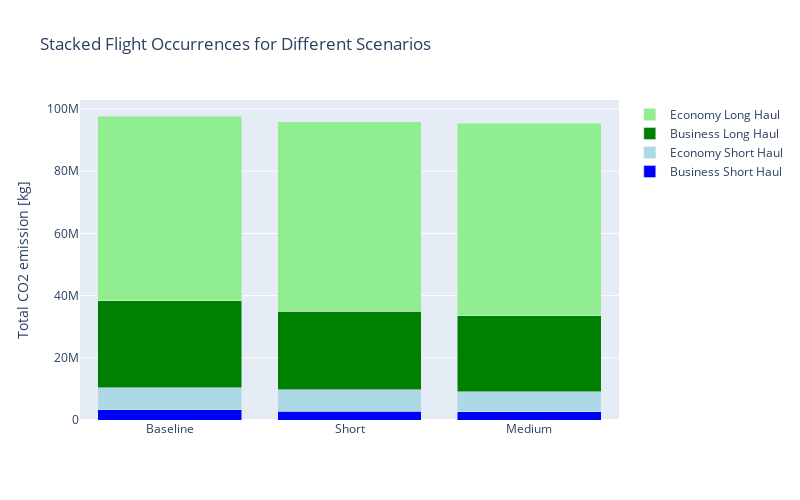

Here is the notebook cell this chart was saved with:
### Code cell
# Define offset for annotation
annotation_offset = 10

# Example data
business_short_haul = [baseline_short_business, change_short_business, change_short_business_new]  # Occurrences for BSH: Baseline, Short, Medium
economy_short_haul = [baseline_short_economy, change_short_economy, change_short_economy_new]  # Occurrences for ESH: Baseline, Short, Medium
business_long_haul = [baseline_long_business, change_long_business, change_long_business_new]  # Occurrences for BSH: Baseline, Short, Medium
economy_long_haul = [baseline_long_economy, change_long_economy, change_long_economy_new]  # Occurrences for ESH: Baseline, Short, Medium
scenarios = ['Baseline', 'Short', 'Medium']

# Calculate total at the top of each column
total_baseline = baseline_short_business + baseline_short_economy + baseline_long_business + baseline_long_economy
total_short = change_short_business + change_short_economy + change_long_business + change_long_economy
total_medium = change_short_business_new + change_short_economy_new + change_long_business_new + change_long_economy_new

# Calculate total CO2 reduction
total_reduction_short = total_baseline - total_short
total_reduction_medium = total_short - total_medium

# Define the width of the bars
bar_width = 0.35

# Set the positions of the bars on the x-axis
x = np.arange(len(scenarios))

# Plotting
fig = go.Figure()

fig.add_trace(go.Bar(x=x, y=business_short_haul, name='Business Short Haul', marker_color='blue'))
fig.add_trace(go.Bar(x=x, y=economy_short_haul, name='Economy Short Haul', marker_color='lightblue'))
fig.add_trace(go.Bar(x=x, y=business_long_haul, name='Business Long Haul', marker_color='green'))
fig.add_trace(go.Bar(x=x, y=economy_long_haul, name='Economy Long Haul', marker_color='lightgreen'))

# # Displaying reduction as total CO2 reduction
# for i in range(1, len(scenarios)):
#     reduction_percentage = (total_reduction_short / total_baseline) * 100 if scenarios[i] == 'Short' else (total_reduction_medium / total_short) * 100
#     rounded_percentage = round(reduction_percentage, 2)
#     fig.add_annotation(x=x[i], y=sum([business_short_haul[i], economy_short_haul[i], business_long_haul[i], economy_long_haul[i]]) + 5,
#                        text=f"Total reduction: {rounded_percentage}%",
#                        showarrow=False, xanchor='center', yanchor='bottom')

# # Displaying reduction as total CO2 reduction
# for i in range(1, len(scenarios)):
#     reduction_percentage_short = (1 - total_reduction_short / total_baseline) * 100 if scenarios[i] == 'Short' else (1 - total_reduction_medium / total_short) * 100
#     rounded_percentage_short = round(reduction_percentage_short, 2)
    
#     reduction_percentage_long = (1 - total_reduction_long / total_baseline) * 100 if scenarios[i] == 'Medium' else (1 - total_reduction_medium / total_medium) * 100
#     rounded_percentage_long = round(reduction_percentage_long, 2)
    
#     fig.add_annotation(x=i, y=sum([business_short_haul[i], economy_short_haul[i], business_long_haul[i], economy_long_haul[i]]) + annotation_offset,
#                        text=f"Total reduction: {rounded_percentage_short}% (Short), {rounded_percentage_long}% (Long)",
#                        showarrow=False, xanchor='center', yanchor='bottom')


# Adding labels and title
fig.update_layout(
    xaxis=dict(tickmode='array', tickvals=x, ticktext=scenarios),
    yaxis=dict(title='Total CO2 emission [kg]'),
    title='Stacked Flight Occurrences for Different Scenarios',
    barmode='stack',
    legend=dict(x=1.02, y=1),
    width=800,  # Adjust plot width
    height=500  # Adjust plot height
)

fig.show()

### Figure 1 — Plotly figure (JSON) as saved in the notebook; plotly's stock layout.template omitted (floating-point values rounded to 4 significant figures)
{"data": [{"marker": {"color": "blue"}, "name": "Business Short Haul", "type": "bar", "x": [0, 1, 2], "y": [3325000.0, 2837000.0, 2588000.0]}, {"marker": {"color": "lightblue"}, "name": "Economy Short Haul", "type": "bar", "x": [0, 1, 2], "y": [7084000.0, 6819000.0, 6565000.0]}, {"marker": {"color": "green"}, "name": "Business Long Haul", "type": "bar", "x": [0, 1, 2], "y": [27900000.0, 25320000.0, 24380000.0]}, {"marker": {"color": "lightgreen"}, "name": "Economy Long Haul", "type": "bar", "x": [0, 1, 2], "y": [59430000.0, 60880000.0, 61820000.0]}], "layout": {"barmode": "stack", "height": 500, "legend": {"x": 1.02, "y": 1}, "title": {"text": "Stacked Flight Occurrences for Different Scenarios"}, "width": 800, "xaxis": {"tickmode": "array", "ticktext": ["Baseline", "Short", "Medium"], "tickvals": [0, 1, 2]}, "yaxis": {"title": {"text": "Total CO2 emission [kg]"}}}}
